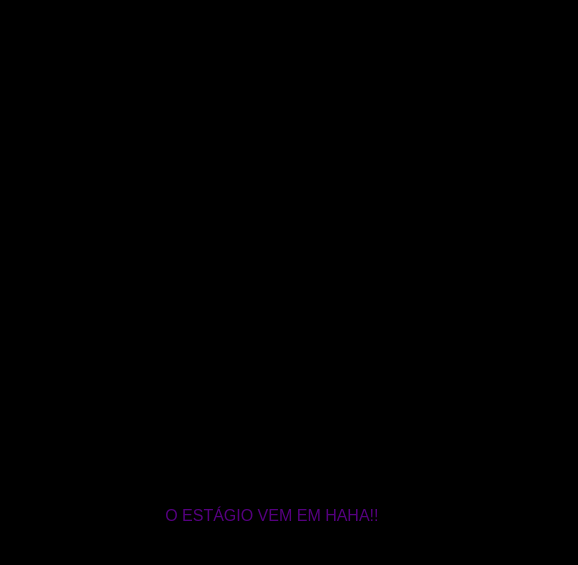
<?xml version="1.0" encoding="UTF-8"?>
<ui version="4.0">
 <class>MainWindow</class>
 <widget class="QMainWindow" name="MainWindow">
  <property name="geometry">
   <rect>
    <x>0</x>
    <y>0</y>
    <width>578</width>
    <height>565</height>
   </rect>
  </property>
  <property name="windowTitle">
   <string>Pictures</string>
  </property>
  <property name="styleSheet">
   <string notr="true">background-color: rgb(0, 0, 0);</string>
  </property>
  <widget class="QWidget" name="centralwidget">
   <widget class="QLabel" name="label_photo">
    <property name="geometry">
     <rect>
      <x>10</x>
      <y>10</y>
      <width>551</width>
      <height>471</height>
     </rect>
    </property>
    <property name="text">
     <string/>
    </property>
   </widget>
   <widget class="QLabel" name="label_estagio">
    <property name="geometry">
     <rect>
      <x>10</x>
      <y>500</y>
      <width>561</width>
      <height>31</height>
     </rect>
    </property>
    <property name="font">
     <font>
      <pointsize>12</pointsize>
     </font>
    </property>
    <property name="styleSheet">
     <string notr="true">color: rgb(85, 0, 127);</string>
    </property>
    <property name="text">
     <string>                                   O ESTÁGIO VEM EM HAHA!!</string>
    </property>
   </widget>
  </widget>
 </widget>
 <resources/>
 <connections/>
</ui>
